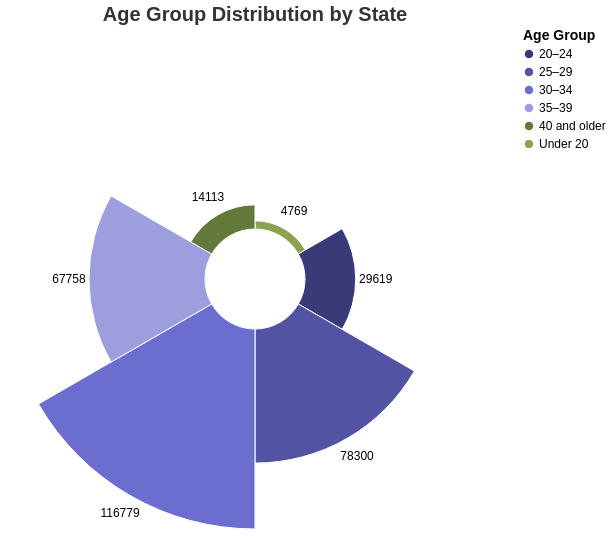

Write a Vega-Lite specification for this figure.
### Vega-Lite specification from a JSON file in a GitHub repository (floating-point values rounded to 4 significant figures)
{"$schema": "https://vega.github.io/schema/vega-lite/v5.json", "description": "Age Group Distribution by State - Radial Bar Chart", "width": 500, "height": 500, "title": {"text": "Age Group Distribution by State", "fontSize": 20, "fontWeight": "bold", "anchor": "middle", "color": "#333"}, "data": {"values": [{"AgeGroup": "Under 20", "State": "NSW", "Value": 1357}, {"AgeGroup": "Under 20", "State": "Vic", "Value": 684}, {"AgeGroup": "Under 20", "State": "Qld", "Value": 1482}, {"AgeGroup": "Under 20", "State": "WA", "Value": 595}, {"AgeGroup": "Under 20", "State": "SA", "Value": 286}, {"AgeGroup": "Under 20", "State": "Tas", "Value": 111}, {"AgeGroup": "Under 20", "State": "ACT", "Value": 53}, {"AgeGroup": "Under 20", "State": "NT", "Value": 201}, {"AgeGroup": "Under 20", "State": "Australia", "Value": 4769}, {"AgeGroup": "20–24", "State": "NSW", "Value": 8897}, {"AgeGroup": "20–24", "State": "Vic", "Value": 5380}, {"AgeGroup": "20–24", "State": "Qld", "Value": 8178}, {"AgeGroup": "20–24", "State": "WA", "Value": 3456}, {"AgeGroup": "20–24", "State": "SA", "Value": 1932}, {"AgeGroup": "20–24", "State": "Tas", "Value": 800}, {"AgeGroup": "20–24", "State": "ACT", "Value": 386}, {"AgeGroup": "20–24", "State": "NT", "Value": 590}, {"AgeGroup": "20–24", "State": "Australia", "Value": 29619}, {"AgeGroup": "25–29", "State": "NSW", "Value": 24142}, {"AgeGroup": "25–29", "State": "Vic", "Value": 18583}, {"AgeGroup": "25–29", "State": "Qld", "Value": 17253}, {"AgeGroup": "25–29", "State": "WA", "Value": 8595}, {"AgeGroup": "25–29", "State": "SA", "Value": 5490}, {"AgeGroup": "25–29", "State": "Tas", "Value": 1762}, {"AgeGroup": "25–29", "State": "ACT", "Value": 1476}, {"AgeGroup": "25–29", "State": "NT", "Value": 999}, {"AgeGroup": "25–29", "State": "Australia", "Value": 78300}, {"AgeGroup": "30–34", "State": "NSW", "Value": 36755}, {"AgeGroup": "30–34", "State": "Vic", "Value": 32578}, {"AgeGroup": "30–34", "State": "Qld", "Value": 21349}, {"AgeGroup": "30–34", "State": "WA", "Value": 12834}, {"AgeGroup": "30–34", "State": "SA", "Value": 7390}, {"AgeGroup": "30–34", "State": "Tas", "Value": 2097}, {"AgeGroup": "30–34", "State": "ACT", "Value": 2562}, {"AgeGroup": "30–34", "State": "NT", "Value": 1214}, {"AgeGroup": "30–34", "State": "Australia", "Value": 116779}, {"AgeGroup": "35–39", "State": "NSW", "Value": 22080}, {"AgeGroup": "35–39", "State": "Vic", "Value": 19384}, {"AgeGroup": "35–39", "State": "Qld", "Value": 11757}, {"AgeGroup": "35–39", "State": "WA", "Value": 7284}, {"AgeGroup": "35–39", "State": "SA", "Value": 4001}, {"AgeGroup": "35–39", "State": "Tas", "Value": 1044}, {"AgeGroup": "35–39", "State": "ACT", "Value": 1563}, {"AgeGroup": "35–39", "State": "NT", "Value": 645}, {"AgeGroup": "35–39", "State": "Australia", "Value": 67758}, {"AgeGroup": "40 and older", "State": "NSW", "Value": 4753}, {"AgeGroup": "40 and older", "State": "Vic", "Value": 4045}, {"AgeGroup": "40 and older", "State": "Qld", "Value": 2433}, {"AgeGroup": "40 and older", "State": "WA", "Value": 1437}, {"AgeGroup": "40 and older", "State": "SA", "Value": 810}, {"AgeGroup": "40 and older", "State": "Tas", "Value": 190}, {"AgeGroup": "40 and older", "State": "ACT", "Value": 312}, {"AgeGroup": "40 and older", "State": "NT", "Value": 133}, {"AgeGroup": "40 and older", "State": "Australia", "Value": 14113}]}, "params": [{"name": "SelectedState", "value": "Australia", "bind": {"input": "select", "options": ["Australia", "NSW", "Vic", "Qld", "WA", "SA", "Tas", "ACT", "NT"], "labels": ["Australia", "New South Wales", "Victoria", "Queensland", "Western Australia", "South Australia", "Tasmania", "Australian Capital Territory", "Northern Territory"], "name": "Select a state: "}}], "transform": [{"filter": "datum.State == SelectedState"}], "layer": [{"mark": {"type": "arc", "innerRadius": 50, "stroke": "#fff", "strokeWidth": 1}, "encoding": {"theta": {"field": "AgeGroup", "type": "nominal", "sort": ["Under 20", "20–24", "25–29", "30–34", "35–39", "40 and older", "Not stated"]}, "radius": {"field": "Value", "type": "quantitative", "scale": {"type": "linear", "zero": true, "rangeMin": 50}}, "color": {"field": "AgeGroup", "type": "nominal", "legend": {"title": "Age Group", "orient": "right", "titleFontSize": 14, "labelFontSize": 12}, "scale": {"scheme": "category20b"}}, "tooltip": [{"field": "AgeGroup", "type": "nominal", "title": "Age Group"}, {"field": "Value", "type": "quantitative", "title": "Count"}]}}, {"mark": {"type": "text", "radiusOffset": 20, "fontSize": 12}, "encoding": {"text": {"field": "Value", "type": "quantitative"}, "theta": {"field": "AgeGroup", "type": "nominal", "sort": ["Under 20", "20–24", "25–29", "30–34", "35–39", "40 and older", "Not stated"]}, "radius": {"field": "Value", "type": "quantitative", "scale": {"type": "linear", "zero": true, "rangeMin": 50}, "offset": 10}, "color": {"value": "#000"}}}], "view": {"stroke": null}}
